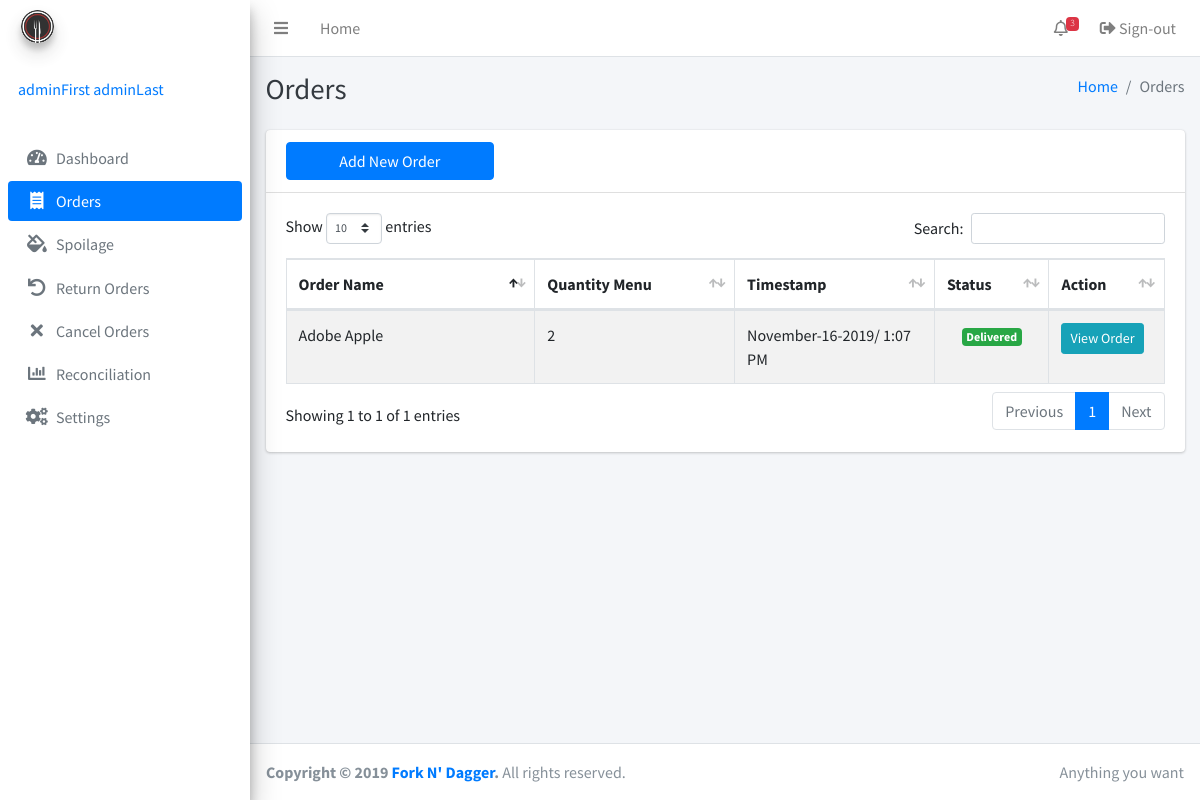
Before: /order.php (signed in) with the older database file.
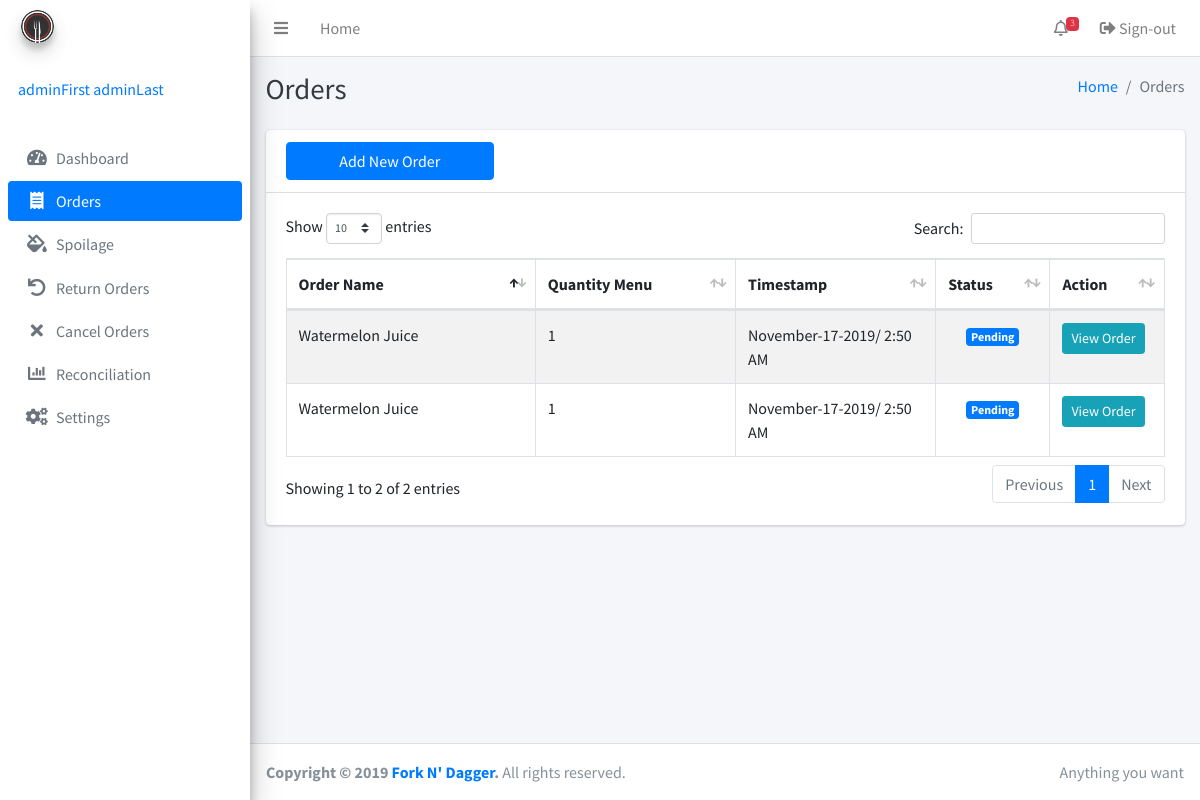
After: the same page with the newer database file.
### tables this page shows
CREATE TABLE IF NOT EXISTS `orders` (
  `order_id` bigint(255) NOT NULL,
  `qtyMenu` bigint(255) DEFAULT NULL,
  `menu_id` bigint(255) DEFAULT NULL,
  `timestamp` timestamp(6) NULL DEFAULT NULL,
  `status` enum('Pending','Canceled','Returned','Delivered') DEFAULT NULL,
  `lastUpdatedStatus` timestamp(6) NULL DEFAULT NULL,
  `adminID` int(255) NOT NULL,
  PRIMARY KEY (`order_id`)
);

CREATE TABLE IF NOT EXISTS `menu` (
  `id` bigint(255) NOT NULL AUTO_INCREMENT,
  `name` varchar(255) NOT NULL,
  `description` varchar(255) NOT NULL,
  `timestamp` timestamp(6) NOT NULL,
  `adminID` int(255) NOT NULL,
  PRIMARY KEY (`id`)
);

### inc/session.php (called while the page is built, shortened)
<?php
	include 'inc/conn.php';;
	if(isset($_SESSION['admin'])){
		$query = $conn -> prepare("SELECT * FROM admins WHERE id = ? ");
		$query -> bind_param("s", $variable);
		$query -> execute();
		$result = $query->get_result();
		$user = mysqli_fetch_assoc($result);
		$role = $user['role'];
	}
	else{
		header('location: home.php');
		exit();
	}
?>

### order.php (the view, shortened to what this page needs)
<?php include 'inc/session.php'; ?>
<?php include 'inc/header.php'; ?>
<body class="hold-transition sidebar-mini">
<div class="wrapper">
<?php
$current = "order";
include 'inc/navbar.php'; ?>
  <div class="content-wrapper">
    <div class="content-header">
      <div class="container-fluid">
        <div class="row mb-2">
          <div class="col-sm-6">
            <h1 class="m-0 text-dark">Orders</h1>
          </div>
          <div class="col-sm-6">
            <ol class="breadcrumb float-sm-right">
              <li class="breadcrumb-item"><a href="index.php">Home</a></li>
              <li class="breadcrumb-item active">Orders</li>
            </ol>
          </div>
        </div>
      </div>
    </div>
    <div class="content">
      <div class="container">
        <div class="row">
          <div class="col-12">
            <div class="card">
              <div class="card-header">
                <div class="row">
                  <div class="col-3">
                  <button type="button" class="btn btn-block btn-primary" data-toggle="modal" data-target="#item">Add New Order</button>
                  </div>
                </div>
              </div>
              <div class="card-body">
                <table class="table table-bordered table-striped display">
                  <thead>
                  <tr>
                    <th width="160">Order Name</th>
                    <th width="120">Quantity Menu</th>
                    <th width="120">Timestamp</th>
                    <th width="50">Status</th>
                    <th width="50">Action</th>
                  </tr>
                  </thead>
                  <tbody>
                  <?php
                  $getAllOrders = mysqli_query($conn, "SELECT * FROM `orders` JOIN `menu` ON id=menu_id");
                  while($row = mysqli_fetch_assoc($getAllOrders)) {
                     if ($row['status'] == 'Pending'){
                        $color = 'primary';
                      } elseif ($row['status'] == 'Canceled'){
                        $color = 'danger';
                        $orderstatus = 'hidden';
                      } elseif ($row['status'] == 'Returned'){
                        $color = 'warning';
                        $orderstatus = 'hidden';
                      } else {
                        $color = 'success';
                      }
                  ?>
                    <tr>
                      <td><?php echo ucwords($row['name']); ?></td>
                      <td><?php echo $row['qtyMenu']; ?></td>
                      <td><?php echo date('F-j-Y/ g:i A',strtotime($row['timestamp']));  ?></td>
                      <td class="text-center"><span class="badge bg-<?php echo $color; ?>"><?php echo $row['status']; ?></span></td>
                      <td>
                        <button type="button" class="btn btn-info btn-sm m-0" data-toggle="modal" data-target="#viewOrder<?php echo $row['order_id'] ?>">View Order</button>
                      </td>
                    </tr>
                  <?php
                  }
                  ?>
                  </tbody>
                </table>
              </div>
            </div>
          </div>
        </div>
      </div>
  </div>
</div>
  <?php include 'inc/footer.php'; ?>
</div>
</body>
</html>

### inc/header.php (shortened to what this page needs)
<!DOCTYPE html>
<html lang="en">
<head>
  <link rel="stylesheet" href="plugins/fontawesome-free/css/all.min.css">
  <link rel="stylesheet" href="dist/css/adminlte.min.css">
  <link rel="stylesheet" href="plugins/datatables-bs4/css/dataTables.bootstrap4.css">
  <link rel="stylesheet" href="plugins/select2/css/select2.min.css">
  <link rel="stylesheet" href="plugins/select2-bootstrap4-theme/select2-bootstrap4.min.css">
</head>

### inc/navbar.php (shortened to what this page needs)
  <nav class="main-header navbar navbar-expand navbar-white navbar-light">
    <ul class="navbar-nav">
      <li class="nav-item">
        <a class="nav-link" data-widget="pushmenu" href="#"><i class="fas fa-bars"></i></a>
      </li>
      <li class="nav-item d-none d-sm-inline-block">
        <a href="index3.html" class="nav-link">Home</a>
      </li>
    </ul>
    <ul class="navbar-nav ml-auto">
      <li class="nav-item dropdown">
        <a class="nav-link" data-toggle="dropdown" href="#">
          <i class="far fa-bell"></i>
        <?php
        $result3 = mysqli_query($conn, "SELECT count(*) as counted FROM inventory where lowquantity >= quantity or quantity = 0");
         $row1 = mysqli_fetch_assoc($result3);
         $counted = $row1['counted'];
         echo '<span class="badge badge-danger navbar-badge">'.$counted.'</span>';
        ?>
        </a>
      </li>
      <li class="nav-item">
        <a class="nav-link" href="logout.php"><i class="nav-icon fas fa-sign-out-alt"></i> Sign-out</a>
      </li>
    </ul>
  </nav>
  <aside class="main-sidebar sidebar-gray elevation-4">
    <a href="index3.html" class="brand-link">
      <img src="image/logo.png" alt="Fork N' Dagger Logo" class="brand-image img-circle elevation-3"
           style="opacity: .8">
      <span class="brand-text font-weight-light">Fork N' Dagger</span>
    </a>
    <div class="sidebar">
      <div class="user-panel mt-3 pb-3 mb-3 d-flex">
        <div class="info">
          <a href="#" class="d-block"><?php echo $user['firstname']. ' '.$user['lastname']; ?></a>
        </div>
      </div>
<?php
switch ($role): ?>
<?php default: ?>
      <nav class="mt-2">
        <ul class="nav nav-pills nav-sidebar flex-column" data-widget="treeview" role="menu" data-accordion="false">
          <li class="nav-item">
            <a href="index.php" class="nav-link <?php if($current == 'Dashboard') {echo 'active';} ?>">
              <i class="nav-icon fas fa-tachometer-alt"></i>
              <p>
                Dashboard
              </p>
            </a>
          </li>
          <li class="nav-item">
            <a href="order.php" class="nav-link <?php if($current == 'order') {echo 'active';} ?>">
              <i class="nav-icon fas fa-receipt"></i>
              <p>
                Orders
              </p>
            </a>
          </li>
          <li class="nav-item">
            <a href="spoilage.php" class="nav-link <?php if($current == 'spoilage') {echo 'active';} ?>">
              <i class="nav-icon fas fa-fill-drip"></i>
              <p>
                Spoilage
              </p>
            </a>
          </li>
          <li class="nav-item">
            <a href="returnorders.php" class="nav-link <?php if($current == 'return') {echo 'active';} ?>">
              <i class="nav-icon fas fa-undo"></i>
              <p>
                Return Orders
              </p>
            </a>
          </li>
          <li class="nav-item">
            <a href="cancelorders.php" class="nav-link <?php if($current == 'cancel') {echo 'active';} ?>">
              <i class="nav-icon fas fa-times"></i>
              <p>
                Cancel Orders
              </p>
            </a>
          </li>
          <li class="nav-item">
            <a href="reconciliation.php" class="nav-link <?php if($current == 'reconciliation') {echo 'active';} ?>">
              <i class="nav-icon fas fa-chart-bar"></i>
              <p>
                Reconciliation
              </p>
            </a>
          </li>
          <li class="nav-item">
            <a href="settings.php" class="nav-link <?php if($current == 'settings') {echo 'active';} ?>">
              <i class="nav-icon fas fa-cogs"></i>
              <p>
                Settings
              </p>
            </a>
          </li>
        </ul>
      </nav>
<?php endswitch; ?>
    </div>
  </aside>

### inc/footer.php
<footer class="main-footer">
	<div class="float-right d-none d-sm-inline">
	  Anything you want
	</div>
	<strong>Copyright &copy; 2019 <a href="">Fork N' Dagger</a>.</strong> All rights reserved.
</footer>

### inc/header.php (style rules this page uses)
p, h1, h2, h3, h4, h5, h6, label, td, dt, dd { user-select: none; -webkit-user-select: none; -khtml-user-select: none; -moz-user-select: none; -ms-user-select: none; }

Changed rows visible on the page:
removed orders: menu.name "Adobe Apple", qtyMenu "2", menu.timestamp "November-16-2019/ 1:07 PM", status "Delivered"
added orders: menu.name "Watermelon Juice", qtyMenu "1", menu.timestamp "November-17-2019/ 2:50 AM", status "Pending"
added orders: menu.name "Watermelon Juice", qtyMenu "1", menu.timestamp "November-17-2019/ 2:50 AM", status "Pending"
Other visible differences:
text written by a page script: "Show entries Search: Showing 1 to 1 of 1 entries Previous 1 Next" → "Show entries Search: Showing 1 to 2 of 2 entries Previous 1 Next"
